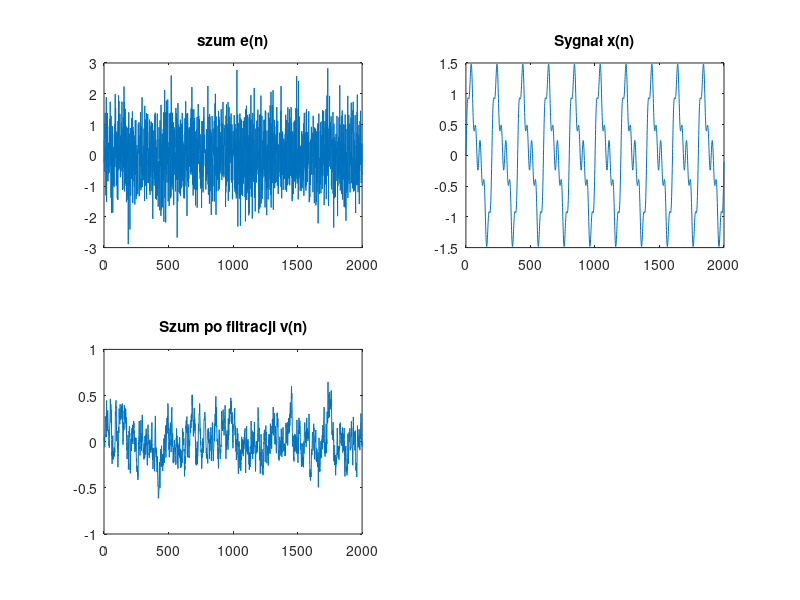
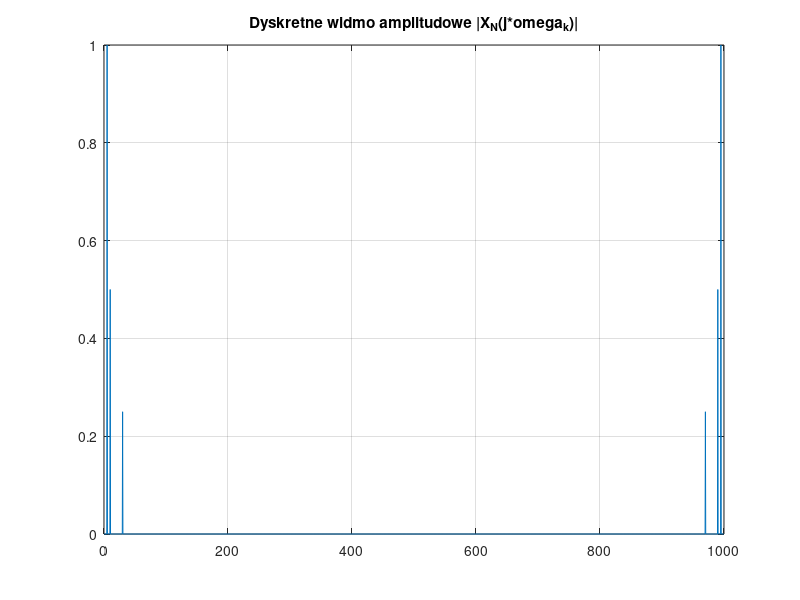
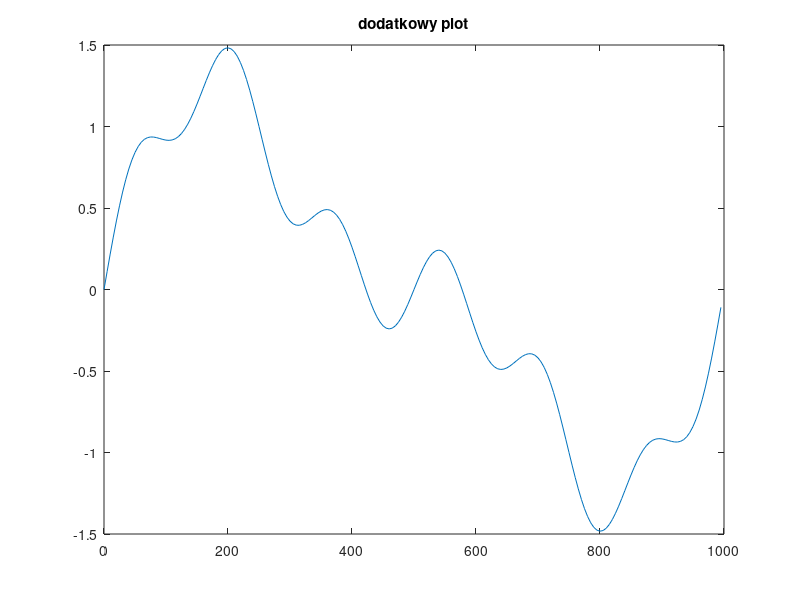
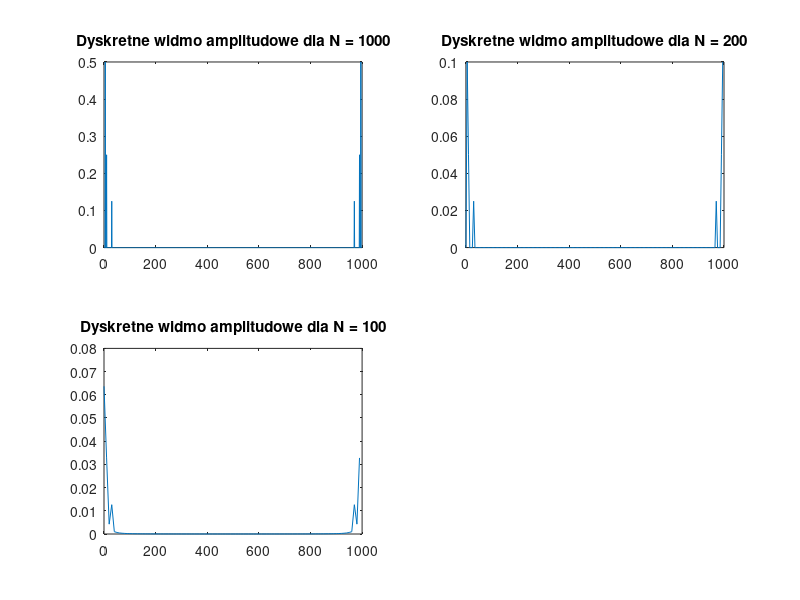

Write MATLAB code to recreate these figures, in order.
close all;
%parametry
Tp = 0.001;
sigma = 0.8;
N= 2000;
n = 0:N-1;
tn = n*Tp;
%Syngały 
x = sin(2*pi*5*n*Tp)+0.5*sin(2*pi*10*n*Tp)+0.25*sin(2*pi*30*n*Tp);
e = sigma*randn(1, N);
H = tf([0.1], [1 -0.9], Tp);
v = lsim(H, e, tn);

%WSZYSTKIE sygnały w dziedzinie czasu dyskretnego

figure
subplot(2,2,1);
plot(e);
title('szum e(n)');

subplot(2,2,2);
plot(x);
title('Sygnał x(n)');

subplot(2,2,3);
plot(v);
title('Szum po filtracji v(n)');

%OBLICZANIE widma amplitudowego sygnału x(n)
x_fft = fft(x);
x_fft = x_fft*Tp;
%%Wektor częstotliwości 
omega = (0:N-1)/(N*Tp);
figure 
plot(omega, abs(x_fft));
grid on;
title("Dyskretne widmo amplitudowe |X_N(j*omega_k)|")
%%%Wysokość prążków widma na wykresie odpowiada składowym amplitud sygnału
%sinusoidlanego wejściowego. Prążki widma pojawiają się w częstotliwościach
%odpowiadających danym sinusom wejściowym

%WPŁYW liczby próbek sygnału na jakość otrzymanego widma amplitudowego
N_1 = 1000; % 100 próbek na okres
N_2 = 200;  % 20 próbek na okres
N_3 = 100;  % 10 próbek na okres
n_1 = 0:N_1-1;
n_2 = 0:N_2-1;
n_3 = 0:N_3-1;
x_1 = sin(2*pi*5*n_1*Tp)+0.5*sin(2*pi*10*n_1*Tp)+0.25*sin(2*pi*30*n_1*Tp);
x_2 = sin(2*pi*5*n_2*Tp)+0.5*sin(2*pi*10*n_2*Tp)+0.25*sin(2*pi*30*n_2*Tp);
x_3 = sin(2*pi*5*n_3*Tp)+0.5*sin(2*pi*10*n_3*Tp)+0.25*sin(2*pi*30*n_3*Tp);
x1_fft = fft(x_1)*Tp;
x2_fft = fft(x_2)*Tp;
x3_fft = fft(x_3)*Tp;
omega_1 = (0:N_1-1)/(N_1*Tp);
omega_2 = (0:N_2-1)/(N_2*Tp);
omega_3 = (0:N_3-1)/(N_3*Tp);
figure;
plot(omega_2, x_2);
title("dodatkowy plot")

figure
subplot(2,2,1);
plot(omega_1, abs(x1_fft));
title("Dyskretne widmo amplitudowe dla N = 1000");

subplot(2,2,2);
plot(omega_2, abs(x2_fft));
title("Dyskretne widmo amplitudowe dla N = 200");

subplot(2,2,3);
plot(omega_3, abs(x3_fft));
title("Dyskretne widmo amplitudowe dla N = 100");

%%Im mniejsza liczba próbek, tym  mniejsza rozdzielczość częstotliwościowa.
%Wyciek widma możemy zaobserwować dla składowych o częstotliwościach 10 i
%30. Prążek amplitudowy rozmywa się na leżące obok częstotliwości, efekt
%ten jest im większy im mniejsza jest liczba próbek.

%SPRAWDZENIE twierdzenia Parsevala 
%%Dla czasu:
% parseval_t = sum(x.^2)*Tp;
% parseval_f = sum(abs(x_fft.^2)*1/(N*Tp));
%%twierdzenie parsevala mówiące o możliwości obliczenia całkowitej energii
%%niesionej przez sekwencję próbek zarówno w dziedzinie czasu jak i
%%częstotliwości jest spełnione.

%OBLICZYĆ i wykreślić estymatę gęstości widmowej mocy. Sprawdzić jaki wpływ
%ma wartość wariancji na estymatę gęstości.
%%metoda bezpośrednia:
e_fft = fft(e);
ge_fft = Tp/N * abs(e).^2;
ge_f = 2*pi*(0:N-1)/N;
figure
plot(ge_f, ge_fft);
title('Estymacja gęstości widmowej mocy metodą bezpośrednią');

%%metoda korelogramowa 
M_w = N/5;                  % szerokość połowy okna
w_i = 1;                    % można zmienić wartość w_i w celu implementacji innego okna
omega_k = 2*pi*(0:N-1)/N;   % kolejne prążki OMEGA

%obliczenie estymatora funkcji autokorelacji
r_xx = xcorr(e, 'unbiased');
PHI_xx = zeros(N);                % wykres metodą korelogramową
for k = 1:N
    sum = 0;
    for i = N-M_w:N+M_w
        sum = sum + (  w_i*r_xx(i)*exp(-1i*omega_k(k)*i)  );
    end
    PHI_xx(k) = sum*Tp;
end

figure;
plot(omega_k, PHI_xx);
title("Metoda korelogramowa z oknem prostokątnym");
